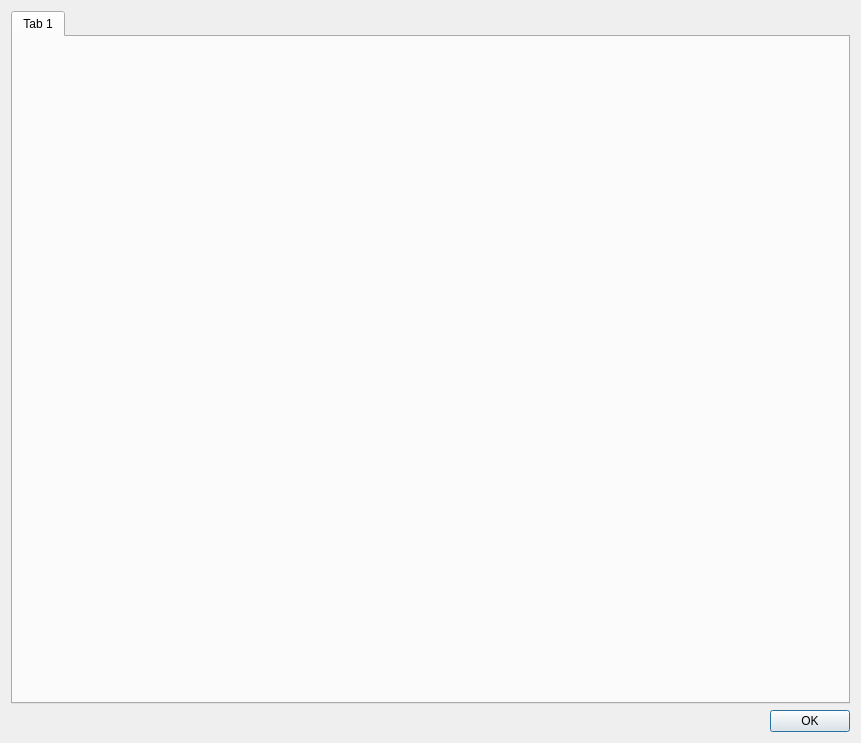
<?xml version="1.0" encoding="UTF-8"?>
<ui version="4.0">
 <class>frmConfiguration</class>
 <widget class="QDialog" name="frmConfiguration">
  <property name="windowModality">
   <enum>Qt::ApplicationModal</enum>
  </property>
  <property name="geometry">
   <rect>
    <x>0</x>
    <y>0</y>
    <width>861</width>
    <height>743</height>
   </rect>
  </property>
  <property name="windowTitle">
   <string>Configuration</string>
  </property>
  <property name="windowIcon">
   <iconset resource="resources.qrc">
    <normaloff>:/icons/process.png</normaloff>:/icons/process.png</iconset>
  </property>
  <layout class="QGridLayout" name="gridLayout">
   <item row="0" column="0">
    <widget class="QTabWidget" name="tabWidget">
     <property name="currentIndex">
      <number>0</number>
     </property>
     <widget class="QWidget" name="tab1">
      <attribute name="title">
       <string>Tab 1</string>
      </attribute>
      <layout class="QGridLayout" name="gridLayout1"/>
     </widget>
    </widget>
   </item>
   <item row="1" column="0">
    <widget class="QDialogButtonBox" name="buttonBox">
     <property name="standardButtons">
      <set>QDialogButtonBox::Ok</set>
     </property>
    </widget>
   </item>
  </layout>
 </widget>
 <resources>
  <include location="resources.qrc"/>
 </resources>
 <connections>
  <connection>
   <sender>buttonBox</sender>
   <signal>accepted()</signal>
   <receiver>frmConfiguration</receiver>
   <slot>accept()</slot>
   <hints>
    <hint type="sourcelabel">
     <x>430</x>
     <y>720</y>
    </hint>
    <hint type="destinationlabel">
     <x>430</x>
     <y>371</y>
    </hint>
   </hints>
  </connection>
 </connections>
</ui>
